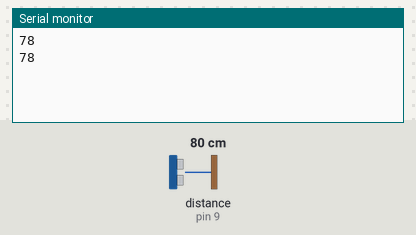
Simulated run of this sketch. Board: Arduino Uno, built with avr-gcc and run on an emulated ATmega328P. Parts: the last lines printed to the serial monitor. Wiring (inferred from the names in the program): ultrasonic range finder: trigger pin 8; echo pin 9. Inputs (shaded band) come from the test bench; at power-on: distance to the obstacle (sensor on pin 9) 80 cm. The echo pulse lasts 58.3 µs per cm.

Above: at 1.8 s.
1.9 s: distance to the obstacle (sensor on pin 9) set to 2 cm
At 2.6 s:
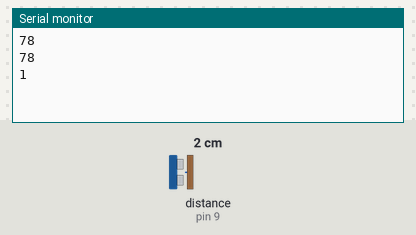
3.4 s: distance to the obstacle (sensor on pin 9) set to 4 cm
At 4.8 s:
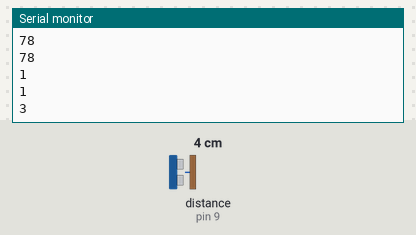
Timing chart, 0 to 6.4 s (numbered marks = the images above; inputs shaded):
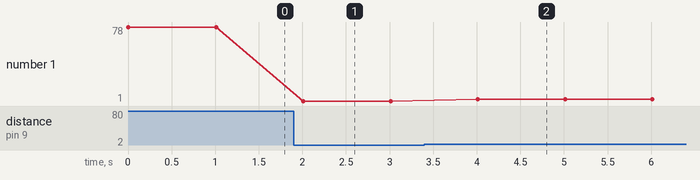

Measured:
- after the input at 1.9 s, the serial monitor: prints a new line after 0.11 s (image 1)
- after the input at 3.4 s, the serial monitor: prints a new line after 0.61 s (image 2)
- plotted number 1: 78 → 1 after the input at 1.9 s, 1 → 3 after the input at 3.4 s

The sketch:

sensorUltrasonicoNANO.ino
```cpp
const int TriggerPin=8;
const int EchoPin =9;

long Duration =0;

void setup() {
  pinMode (TriggerPin,OUTPUT);
  pinMode(EchoPin,INPUT );
  Serial.begin(9600);

}

void loop() {
  digitalWrite(TriggerPin,LOW);
  delayMicroseconds(2);
  digitalWrite(TriggerPin,HIGH);
  delayMicroseconds(10);
  digitalWrite(TriggerPin,LOW);

  Duration = pulseIn(EchoPin,HIGH);

  long Distance_cm = Distance(Duration);

  Serial.println(Distance_cm);
  delay(1000);
}

long Distance(long time){
  long DistanceCalc;
  DistanceCalc = ((time * 0.034)/2);
  return DistanceCalc;
}
```
